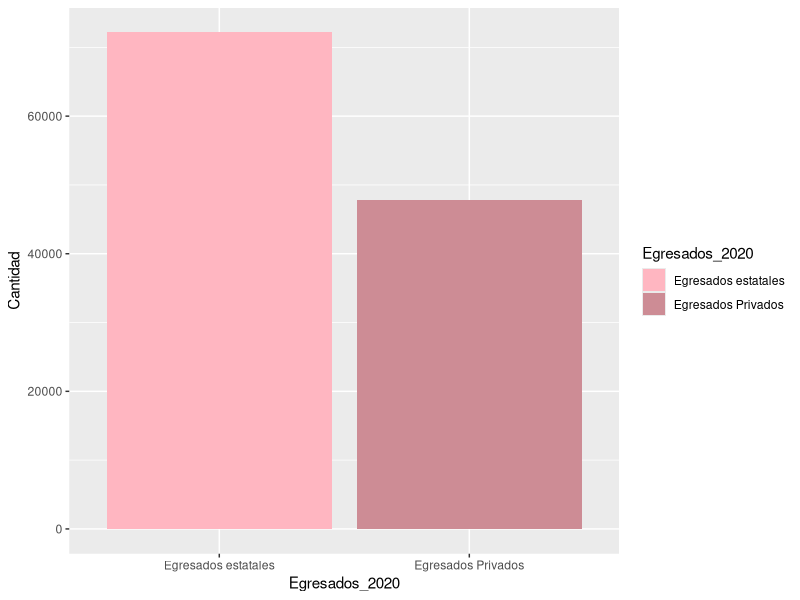
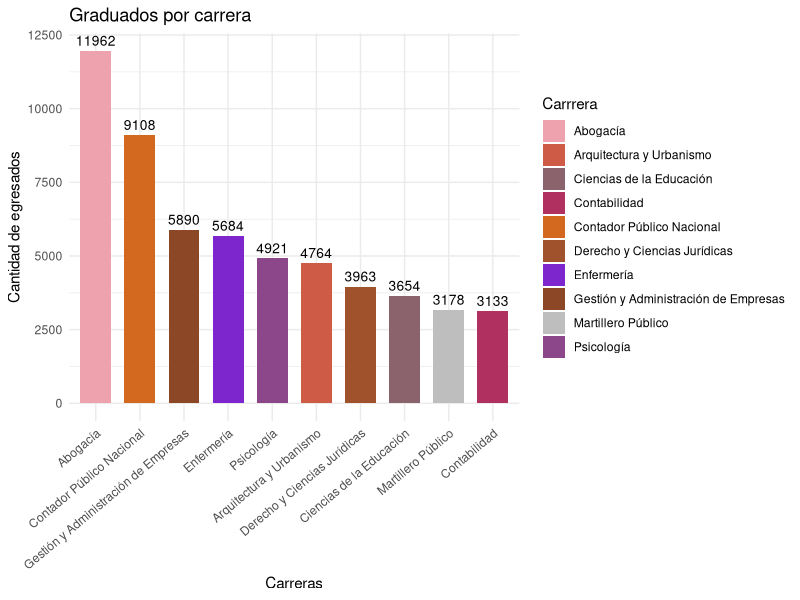
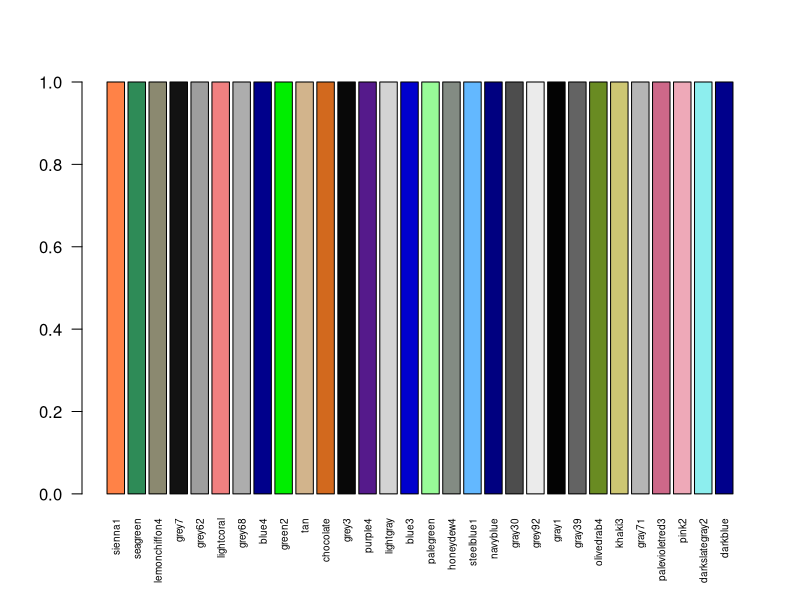
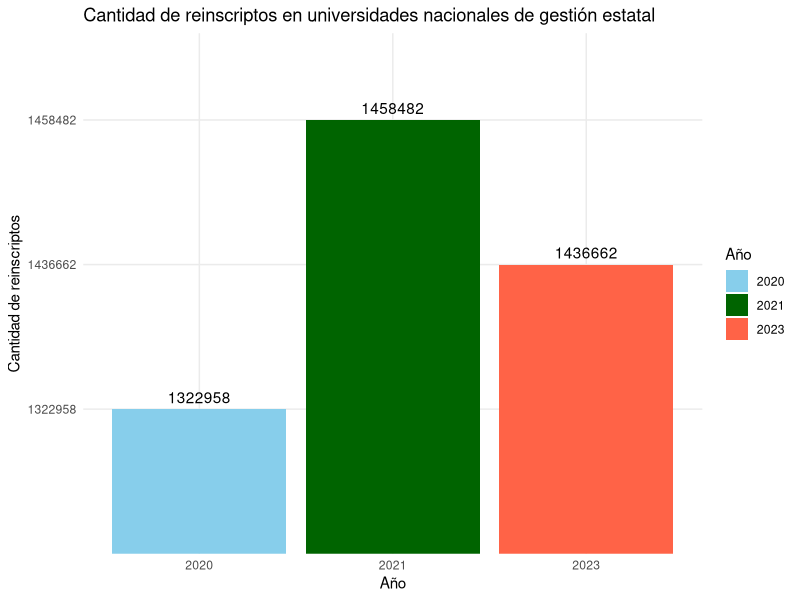
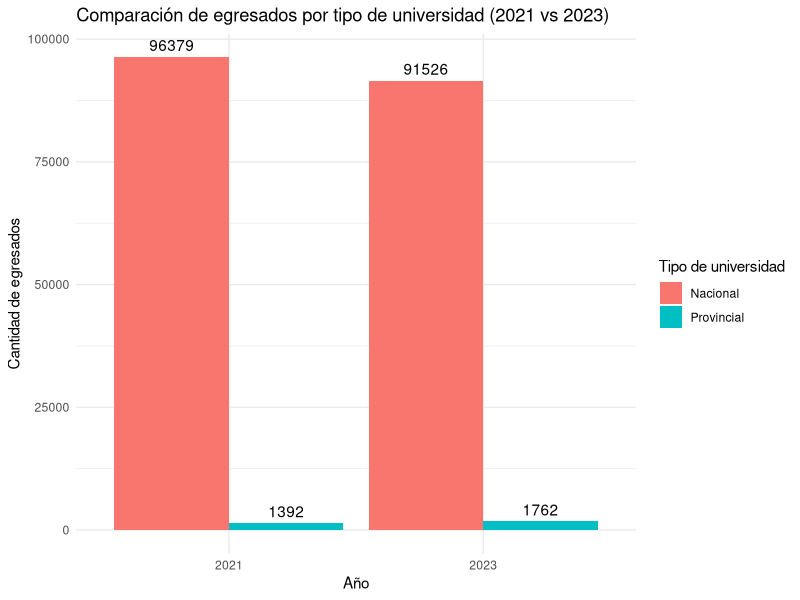

The R source for these figures, in order:
## ---- chunk 1
# CUAL ES LA DIFERENCIA ENTRE CANTIDAD DE GRADUADOS EN UNIVERSIDADES PUBLICAS Y PRIVADAS - CAMI CON EL DE CHEQUEADO
library(readxl)
datos_chequeado <- read_excel("Universidades - egresados.xlsx")
library(tidyverse)

#ESTE CUENTA LA CANTIDAD DE EGRESADOS DE UNIVERSIDADES PRIVADAS
egresados_privadas <-  datos_chequeado %>%
  filter(`Año Informado` == 2020,
         `Régimen` == "Privado",
         `Tipo Institución` == "Universidad") %>%
   summarise(total_egresados_privadas = sum(Egresados, na.rm = TRUE)) %>%
  pull(total_egresados_privadas)

# ESTE CUENTA LA CANTIDAD DE EGRESADOS EN UNIVERSIDADES ESTATALES
egresados_estatales <- datos_chequeado %>%
  filter(`Año Informado` == 2020,
         `Régimen` == "Estatal",
         `Tipo Institución` == "Universidad") %>%
  summarise(total_egresados_estatales = sum(Egresados, na.rm = TRUE)) %>%
  pull(total_egresados_estatales)

#install.packages("tidyverse")
library(tidyverse)
library(ggplot2)

# GRAFICO DE BARRAS QUE COMPARA LA CANTIDAD DE EGRESADOS DE UNIVERSIDADES PUBLICAS VS PRIVADAS
df <- data.frame(
  Egresados_2020 = c("Egresados estatales","Egresados Privados"),
  Cantidad = c(egresados_estatales , egresados_privadas)
)

ggplot(df, aes (x = Egresados_2020 , y = Cantidad , fill = Egresados_2020)) + 
  geom_bar(stat = "identity") + 
  scale_fill_manual(values = c( "lightpink","lightpink3"))


#cantidad de graduados por carrera
graduadosxcarrera<- datos_chequeado %>%
  filter(`Año Informado` == 2020,)%>%
  arrange(desc(Egresados))%>%
  slice(2:11)%>%
  pull("Egresados")
print(graduadosxcarrera)


datosxcarrera <- datos_chequeado %>%
  filter(`Año Informado` == 2020,
         `Carrrera` != "Carrera No Definida") %>%
  group_by(Carrrera) %>%
  summarise(graduadosxcarrera = sum(Egresados)) %>%
  arrange(desc(graduadosxcarrera)) %>%
  slice(1:10)  # Top 10 carreras
print(datosxcarrera)

# Graficar
ggplot(datosxcarrera, aes(x = reorder(Carrrera, -graduadosxcarrera), 
                          y = graduadosxcarrera, fill = Carrrera)) +
  geom_bar(stat = "identity", width = 0.7) +
  geom_text(aes(label = graduadosxcarrera), 
            vjust = -0.5, 
            color = "black", 
            size = 3.5) +
  scale_fill_manual(values = c("lightpink2", "coral3", "pink4", "maroon", 
                               "chocolate", "sienna", "purple3", "sienna4", "gray", "orchid4")) +
  labs(title = "Graduados por carrera",
       y = "Cantidad de egresados",
       x = "Carreras") +
  theme_minimal() +
  theme(axis.text.x = element_text(angle = 40, hjust = 1))



# Esto nos muestra todos los colores con los que podemos trabajar
display_colores <- function(n = 50) {
  all_colors <- colors()
  sample_colors <- sample(all_colors, n)
  barplot(rep(1, n), col = sample_colors, names.arg = sample_colors, las = 2, cex.names = 0.6)
}
display_colores(30)

# Los codigos de los colores
colors()
## ---- chunk 2

library(readxl)
library(dplyr)
library(ggplot2)

# Leer datos 
data_2020 <- read_excel("1.2 Indicadores 2020.xlsx", sheet = "C 1.2.1a", skip = 2)
data_2021 <- read_excel("1.2 Indicadores 2021.xlsx", sheet = "C 1.2.1a", skip = 2)
data_2023 <- read_excel("1.2 Indicadores 2023.xlsx", sheet = "C 1.2.1a", skip = 2)

# Filtrar y extraer los valores de reinscriptos desde la 6ta columna
ri_2020 <- data_2020 %>%
  filter(Institución == "Total Universidades Nacionales") %>%
  pull(6)

ri_2021 <- data_2021 %>%
  filter(Institución == "Total Universidades Nacionales") %>%
  pull(6)

ri_2023 <- data_2023 %>%
  filter(Institución == "Total Universidades Nacionales") %>%
  pull(6)

# Creo un data frame con los datos
reinscriptos <- data.frame(
  Año = c("2020", "2021", "2023"),
  Reinscriptos = c(ri_2020, ri_2021, ri_2023)
)

# Creo el gráfico
ggplot(reinscriptos, aes(x = Año, y = Reinscriptos, fill = Año)) +
  geom_bar(stat = "identity") +
  geom_text(aes(label = Reinscriptos), vjust = -0.5) +
  labs(
    title = "Cantidad de reinscriptos en universidades nacionales de gestión estatal",
    x = "Año",
    y = "Cantidad de reinscriptos"
  ) +
  scale_fill_manual(values = c("2020" = "skyblue", "2021" = "darkgreen", "2023" = "tomato")) +
  theme_minimal()
## ---- chunk 3
# Cargo paquetes necesarios
library(readxl)
library(dplyr)
library(ggplot2)

# Cargo datos desde la hoja correspondiente
datos_2021 <- read_excel("1.2 Indicadores 2021.xlsx", sheet = "C 1.2.1a", skip = 2)
datos_2023 <- read_excel("1.2 Indicadores 2023.xlsx", sheet = "C 1.2.1a", skip = 2)

# Proceso datos de 2021
egresados_2021 <- datos_2021 %>%
  select(Institución, `Egresadas/os (EGR)`) %>%
  filter(!is.na(`Egresadas/os (EGR)`)) %>%
  mutate(
    `Egresadas/os (EGR)` = as.numeric(gsub("[^0-9]", "", `Egresadas/os (EGR)`)),
    tipo = case_when(
      grepl("Nacional", Institución) ~ "Nacional",
      grepl("Provincial", Institución) ~ "Provincial",
      TRUE ~ NA_character_
    ),
    año = 2021
  ) %>%
  filter(!is.na(tipo)) %>%
  group_by(año, tipo) %>%
  summarise(Egresados = sum(`Egresadas/os (EGR)`, na.rm = TRUE), .groups = "drop")

# Proceso datos de 2023
egresados_2023 <- datos_2023 %>%
  select(Institución, `Egresados (EGR)`) %>%
  filter(!is.na(`Egresados (EGR)`)) %>%
  mutate(
    `Egresados (EGR)` = as.numeric(gsub("[^0-9]", "", `Egresados (EGR)`)),
    tipo = case_when(
      grepl("Nacional", Institución) ~ "Nacional",
      grepl("Provincial", Institución) ~ "Provincial",
      TRUE ~ NA_character_
    ),
    año = 2023
  ) %>%
  filter(!is.na(tipo)) %>%
  group_by(año, tipo) %>%
  summarise(Egresados = sum(`Egresados (EGR)`, na.rm = TRUE), .groups = "drop")

# Uno todos los datos
egresados_comparados <- bind_rows(egresados_2021, egresados_2023)

# Creo gráfico de columnas agrupadas
ggplot(egresados_comparados, aes(x = factor(año), y = Egresados, fill = tipo)) +
  geom_bar(stat = "identity", position = "dodge") +
  geom_text(aes(label = Egresados), position = position_dodge(width = 0.9), vjust = -0.5) +
  labs(
    title = "Comparación de egresados por tipo de universidad (2021 vs 2023)",
    x = "Año",
    y = "Cantidad de egresados",
    fill = "Tipo de universidad"
  ) +
  theme_minimal()
## ---- chunk 4
# Mostrar nombres de columnas del archivo 2023
colnames(datos_2023)

#hola
